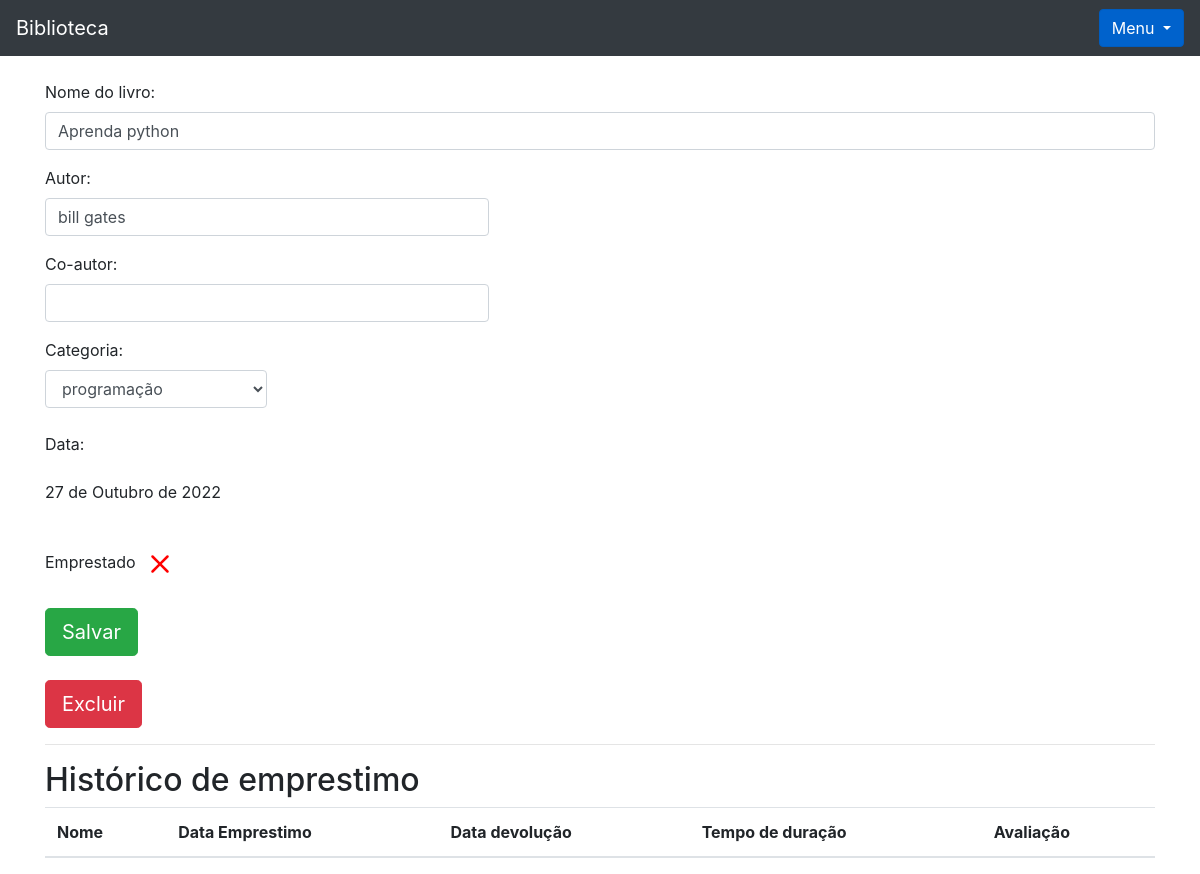
The page /livro/ver_livros/4 (signed in) on the database its author committed.
### livro/models.py (models this page shows, shortened)
class Livros(models.Model):
    img = models.ImageField(upload_to='capa_livro', null=True, blank=True)
    nome = models.CharField(max_length = 100)
    autor = models.CharField(max_length = 30)
    co_autor = models.CharField(max_length = 30, blank=True)
    data_cadastro = models.DateField(default= date.today)
    emprestado = models.BooleanField(default=False)
    categoria = models.ForeignKey(Categoria, on_delete=models.DO_NOTHING)
    usuario = models.ForeignKey(Usuario, on_delete=models.DO_NOTHING)
    class Meta: # a classe meta dentro de uma classe faz com que seja possivel alterar o nome da classe para que a visualização do admin não fique com duas letras s no final
        verbose_name = 'Livro'

### livro/views.py (the view)
# urls.py: path('ver_livros/<int:id>', views.ver_livros, name='ver_livros'),
def ver_livros(request, id):
    if request.session.get('usuario'):
        livro = Livros.objects.get(id = id)
        categoria_livro = Categoria.objects.filter(usuario = request.session.get('usuario'))
        if request.session['usuario'] == livro.usuario.id:
            usuario = Usuario.objects.get(id = request.session['usuario'])
            emprestimos = Emprestimos.objects.filter(livro = livro)
            form = CadastroLivro()
            form.fields['usuario'].initial = request.session['usuario']
            form.fields['categoria'].queryset = Categoria.objects.filter(usuario = usuario)
            form_categoria = CategoriaLivro()
            usuarios = Usuario.objects.all()
            livros = Livros.objects.filter(usuario_id = request.session.get('usuario'))
            livros_emprestar = Livros.objects.filter(usuario = usuario).filter(emprestado = False)
            livros_emprestados = Livros.objects.filter(usuario = usuario).filter(emprestado = True)
            return render(request, 'ver_livro.html', {'livro': livro,
                                                      'categoria_livro': categoria_livro,
                                                      'emprestimos': emprestimos,
                                                      'usuario_logado': request.session.get('usuario'),
                                                      'form': form,
                                                      'id_livro': id,
                                                      'form_categoria': form_categoria,
                                                      'usuarios': usuarios,
                                                      'livros': livros,
                                                      'livros_emprestar': livros_emprestar,
                                                      'livros_emprestados': livros_emprestados})
        else:
            return HttpResponse('esse livro não é seu')
    else:
        return redirect('/auth/login/?status=2')

### livro/forms.py
class CadastroLivro(forms.ModelForm):
    class Meta:
        model = Livros
        fields = '__all__'
    def __init__(self, *args, **kwargs):
        super().__init__(*args, **kwargs)
        self.fields['usuario'].widget = forms.HiddenInput()

class CategoriaLivro(forms.Form):
    nome = forms.CharField(max_length=30)
    descricao = forms.CharField(max_length=60)
    def __init__(self, *args, **kwargs):
        super().__init__(*args, **kwargs)
        self.fields['descricao'].widget = forms.Textarea()

### livro/models.py (called while the page is built)
    def __str__(self):
        return self.nome

### livro/templates/ver_livro.html (shortened to what this page needs)
{% extends 'base.html' %}
{% load filtros %}
{% block 'conteudo' %}
  <div class="container">
      <br>
    <form action="{% url 'alterar_livro' %}" method="POST">
        <p>
          <label>Nome do livro:</label>
          <input class="form-control" type="texte" value="{{livro.nome}}" name="nome_livro">
        </p>
        <p>
          <label>Autor:</label>
          <input style="width: 40%;" class="form-control" type="texte" value="{{livro.autor}}" name="autor">
        </p>
        <p>
          <label>Co-autor:</label>
          <input style="width: 40%;" class="form-control" type="texte" value="{{livro.co_autor}}" name="co_autor">
        </p>
        <label>Categoria:</label>
        <select style="width: 20%;" class="form-control" name="categoria_id">
          {% for i in categoria_livro%}
            {% if livro.categoria.nome == i.nome %}
              <option value="{{i.id}}" selected>{{i}}</option>
            {% else %}
              <option value="{{i.id}}">{{i}}</option>
            {% endif%}
          {% endfor %}
        </select>
        <br>
        <p>
          <label>Data:</label>
          <p>{{livro.data_cadastro}}</p>
        </p>
        <br>
          <label>Emprestado</label>
          <br>
          <br>
        <input type="submit" class="btn btn-success btn-lg" value="Salvar">
    </form>
    <br>
    <button type="button" class="btn btn-danger btn-lg" data-toggle="modal" data-target="#exampleModal2">
      Excluir
    </button>
    <hr>
    <h2>Histórico de emprestimo</h2>
    <table class="table table-striped">
      <thead>
        <tr>
          <th scope="col">Nome</th>
          <th scope="col">Data Emprestimo</th>
          <th scope="col">Data devolução</th>
          <th scope="col">Tempo de duração</th>
          <th scope="col">Avaliação</th>
        </tr>
      </thead>
    </table>
  </div>
{% endblock %}

### rows shown on the page
Livros: nome_livro "Aprenda python", autor "bill gates", data_cadastro "27 de Outubro de 2022"

### other values the page prints
form field categoria_id "programação"
